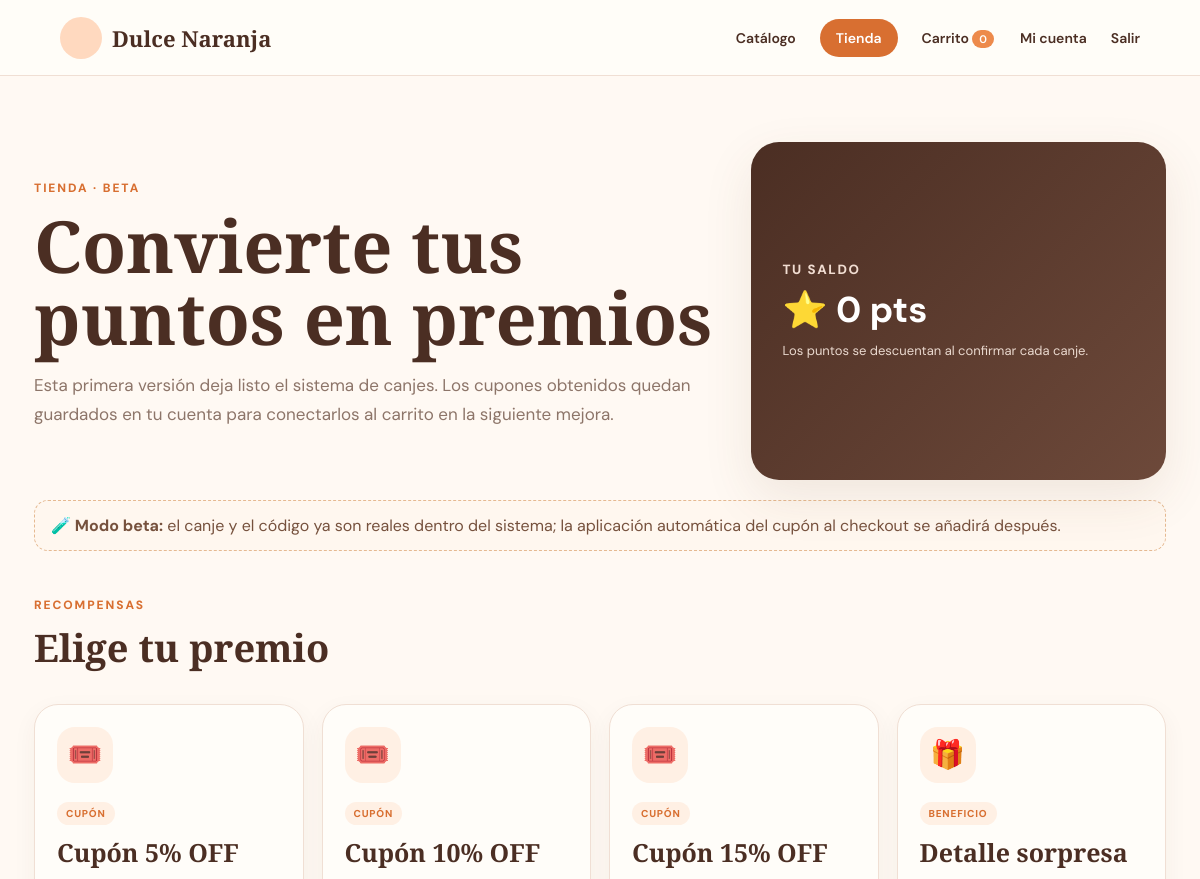
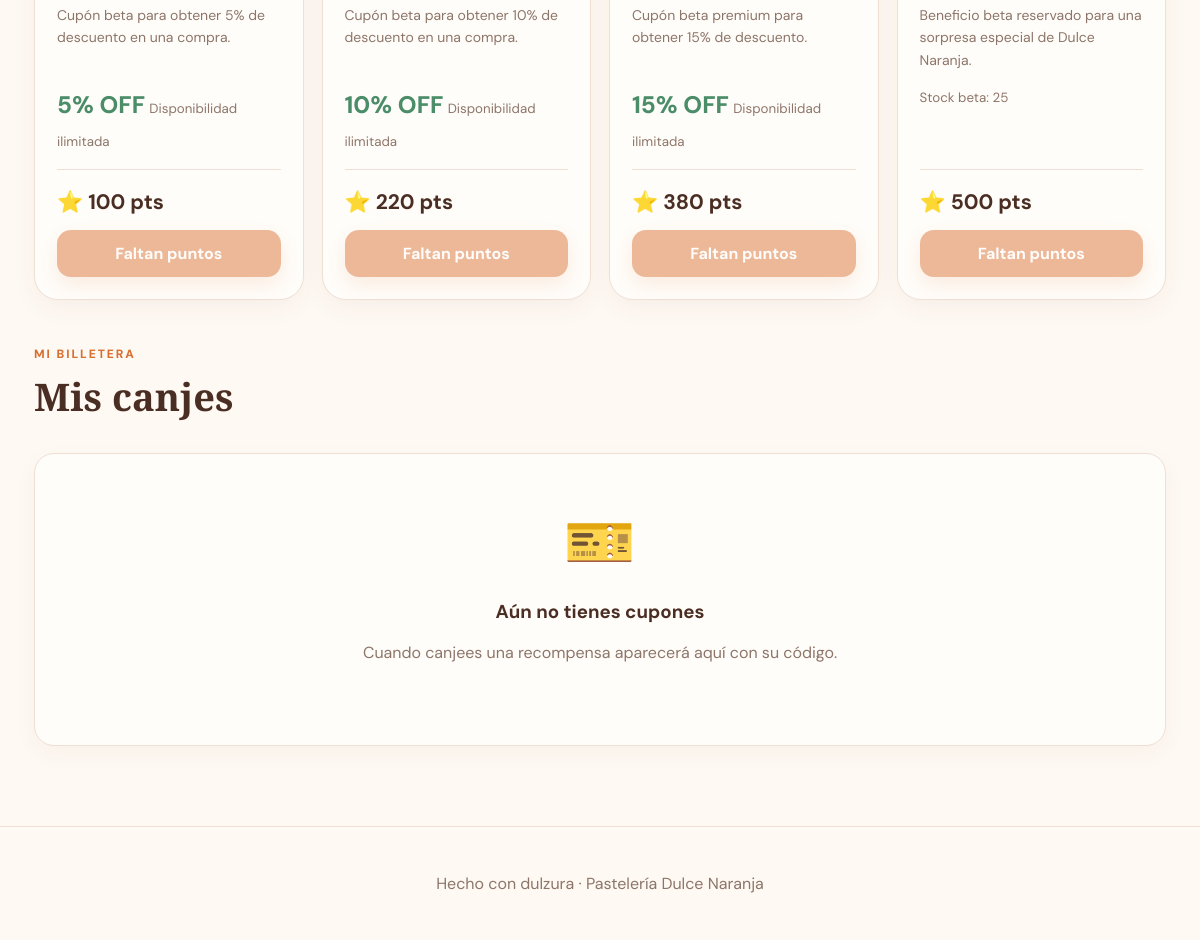
/tienda (signed in), run on the app's committed database (2 pictures, top to bottom).
### tables this page shows
CREATE TABLE `users` (
  `id` bigint(20) unsigned NOT NULL AUTO_INCREMENT,
  `role_id` int(10) unsigned NOT NULL,
  `first_name` varchar(80) NOT NULL,
  `second_name` varchar(80) DEFAULT NULL,
  `last_name` varchar(80) NOT NULL,
  `second_last_name` varchar(80) NOT NULL,
  `username` varchar(60) NOT NULL,
  `email` varchar(160) NOT NULL,
  `google_sub` varchar(255) DEFAULT NULL,
  `password_hash` varchar(255) NOT NULL,
  `points_balance` int(11) NOT NULL DEFAULT 0,
  `status` enum('ACTIVE','INACTIVE','BANNED') NOT NULL DEFAULT 'ACTIVE',
  `created_at` timestamp NULL DEFAULT current_timestamp(),
  `updated_at` timestamp NULL DEFAULT current_timestamp() ON UPDATE current_timestamp(),
  PRIMARY KEY (`id`),
  UNIQUE KEY `username` (`username`),
  UNIQUE KEY `email` (`email`),
  UNIQUE KEY `google_sub` (`google_sub`),
  KEY `idx_users_role` (`role_id`),
  KEY `idx_users_status` (`status`),
  CONSTRAINT `fk_users_role` FOREIGN KEY (`role_id`) REFERENCES `roles` (`id`)
);

CREATE TABLE IF NOT EXISTS store_items (
 id INT UNSIGNED AUTO_INCREMENT PRIMARY KEY,
 name VARCHAR(120) NOT NULL,
 description VARCHAR(255) NOT NULL,
 kind ENUM('COUPON','BENEFIT') NOT NULL DEFAULT 'COUPON',
 points_cost INT NOT NULL,
 discount_percent DECIMAL(5,2) NULL,
 stock INT NULL,
 status ENUM('ACTIVE','INACTIVE') NOT NULL DEFAULT 'ACTIVE',
 created_at TIMESTAMP DEFAULT CURRENT_TIMESTAMP,
 INDEX idx_store_items_status_points(status,points_cost)
);

### src/Helpers/View.php (called while the page is built, shortened)
<?php
final class View {
    public static function render(string $view,array $data=[]):void {
        extract($data,EXTR_SKIP); $base=dirname(__DIR__,2).'/views/';
        $viewFile=$base.$view.'.php'; if(!is_file($viewFile)){http_response_code(500);exit('Vista no encontrada');}
        $auth=Auth::user(); $flashes=Flash::all(); $title=$data['title']??'Pastelería Dulce Naranja';
        require $base.'components/header.php';
        require $viewFile; require $base.'components/footer.php';
    }
    public static function e(mixed $v):string { return htmlspecialchars((string)$v,ENT_QUOTES,'UTF-8'); }
}

### src/Controllers/StoreController.php (called while the page is built, shortened)
<?php
final class StoreController
{
    public function index(): void
    {
        $repo = new StoreRepository();
        $repo->ensureSchema();
        $user = Auth::user();
        View::render('cliente/store', [
            'title' => 'Tienda de puntos | Dulce Naranja',
            'items' => $repo->activeItems(),
            'redemptions' => $repo->userRedemptions((int)$user['id']),
        ]);
    }
}

### public/index.php (called while the page is built, shortened)
<?php
$r=new Router();
$r->add('GET','/',[HomeController::class,'home']);$r->add('GET','/catalog',[HomeController::class,'catalog']);$r->add('GET','/catalogo',[HomeController::class,'catalogo']);$r->add('GET','/product/{id}',[HomeController::class,'product']);$r->add('GET','/dashboard',[HomeController::class,'dashboard']);
$r->add('GET','/login',[AuthController::class,'loginForm']);$r->add('POST','/login',[AuthController::class,'login']);$r->add('GET','/register',[AuthController::class,'registerForm']);$r->add('POST','/register',[AuthController::class,'register']);$r->add('GET','/setup-admin',[AuthController::class,'setupForm']);$r->add('POST','/setup-admin',[AuthController::class,'setup']);$r->add('POST','/logout',[AuthController::class,'logout']);
$r->add('GET','/auth/google',[AuthController::class,'googleStart']);$r->add('GET','/auth/google/callback',[AuthController::class,'googleCallback']);
$r->add('GET','/cart',[CartController::class,'show']);$r->add('POST','/cart/add',[CartController::class,'add']);$r->add('POST','/cart/update',[CartController::class,'update']);$r->add('POST','/checkout',[CartController::class,'checkout']);
$r->add('GET','/profile',[ProfileController::class,'show']);$r->add('POST','/profile/update',[ProfileController::class,'updateProfile']);
$r->add('GET','/tienda',[StoreController::class,'index']);$r->add('POST','/tienda/canjear/{id}',[StoreController::class,'redeem']);
$r->add('POST','/profile/email/request-current',[ProfileController::class,'requestCurrentEmailCode']);$r->add('GET','/profile/email/verify-current',[ProfileController::class,'currentEmailCodeForm']);$r->add('POST','/profile/email/verify-current',[ProfileController::class,'verifyCurrentEmailCode']);
$r->add('GET','/profile/email/new',[ProfileController::class,'newEmailForm']);$r->add('POST','/profile/email/request-new',[ProfileController::class,'requestNewEmailCode']);$r->add('GET','/profile/email/verify-new',[ProfileController::class,'newEmailCodeForm']);$r->add('POST','/profile/email/verify-new',[ProfileController::class,'verifyNewEmailCode']);
$r->add('GET','/admin',[AdminController::class,'dashboard']);$r->add('GET','/admin/products',[AdminProductController::class,'index']);$r->add('GET','/admin/products/create',[AdminProductController::class,'create']);$r->add('POST','/admin/products',[AdminProductController::class,'store']);$r->add('GET','/admin/products/{id}/edit',[AdminProductController::class,'edit']);$r->add('POST','/admin/products/{id}/update',[AdminProductController::class,'update']);$r->add('POST','/admin/products/{id}/delete',[AdminProductController::class,'delete']);
$r->add('GET','/admin/categories',[AdminCategoryController::class,'index']);$r->add('POST','/admin/categories',[AdminCategoryController::class,'store']);$r->add('POST','/admin/categories/{id}/toggle',[AdminCategoryController::class,'toggle']);$r->add('GET','/admin/rewards',[AdminRewardController::class,'index']);$r->add('POST','/admin/rewards',[AdminRewardController::class,'store']);$r->add('POST','/admin/rewards/{id}/toggle',[AdminRewardController::class,'toggle']);
$r->add('GET','/admin/users',[AdminUserController::class,'index']);$r->add('POST','/admin/users/{id}/status',[AdminUserController::class,'status']);$r->add('POST','/admin/users/{id}/role',[AdminUserController::class,'requestRole']);$r->add('GET','/admin/users/role/verify',[AdminUserController::class,'verifyRoleForm']);$r->add('POST','/admin/users/role/verify',[AdminUserController::class,'verifyRole']);
$r->add('GET','/admin/orders',[AdminOrderController::class,'index']);$r->add('POST','/admin/orders/{id}/status',[AdminOrderController::class,'status']);
$r->add('GET','/admin/settings',[AdminSettingsController::class,'index']);$r->add('POST','/admin/settings',[AdminSettingsController::class,'save']);
$r->add('GET','/admin/reports',[AdminReportController::class,'index']);
$r->dispatch($_SERVER['REQUEST_METHOD'],$_SERVER['REQUEST_URI']);

### src/Helpers/Auth.php (called while the page is built, shortened)
<?php
final class Auth {
    public static function user(): ?array {
        $id=$_SESSION['user_id'] ?? null; if (!$id) return null;
        $st=Database::connection()->prepare('SELECT u.id,u.first_name,u.second_name,u.last_name,u.second_last_name,u.username,u.email,u.points_balance,u.status,r.name role FROM users u JOIN roles r ON r.id=u.role_id WHERE u.id=? LIMIT 1');
        $st->execute([$id]); return $st->fetch() ?: null;
    }
    public static function can(string $permission):bool {
        $u=self::user(); if(!$u)return false;
        $st=Database::connection()->prepare('SELECT COUNT(*) FROM role_permissions rp JOIN permissions p ON p.id=rp.permission_id JOIN roles r ON r.id=rp.role_id WHERE r.name=? AND p.name=?');
        $st->execute([$u['role'],$permission]); return (int)$st->fetchColumn()>0;
    }
    public static function canAccessManagement():bool { return self::can('dashboard.view'); }
}

### src/Config/Database.php (called while the page is built, shortened)
<?php
final class Database {
    private static ?PDO $pdo=null;
    public static function connection(): PDO {
        if (self::$pdo) return self::$pdo;
        $dsn=sprintf('mysql:host=%s;port=%s;dbname=%s;charset=utf8mb4', Env::get('DB_HOST','127.0.0.1'), Env::get('DB_PORT','3306'), Env::get('DB_NAME','pasteleria_db'));
        try {
            self::$pdo=new PDO($dsn, Env::get('DB_USER','root'), Env::get('DB_PASSWORD',''), [PDO::ATTR_ERRMODE=>PDO::ERRMODE_EXCEPTION, PDO::ATTR_DEFAULT_FETCH_MODE=>PDO::FETCH_ASSOC, PDO::ATTR_EMULATE_PREPARES=>false]);
            return self::$pdo;
        } catch (PDOException $e) { http_response_code(500); exit('No se pudo conectar a la base de datos. Revisa tu archivo .env y ejecuta database/schema.sql.'); }
    }
}

### src/Repositories/StoreRepository.php (called while the page is built, shortened)
<?php
final class StoreRepository
{
    public function activeItems(): array
    {
        $s = Database::connection()->query(
            "SELECT * FROM store_items WHERE status='ACTIVE' ORDER BY points_cost ASC, id ASC"
        );
        return $s->fetchAll();
    }
}

### views/cliente/store.php (the view, shortened to what this page needs)
<?php
$balance = (int)($auth['points_balance'] ?? 0);
?>
<section class="store-hero">
    <div>
        <span class="eyebrow">TIENDA · BETA</span>
        <h1>Convierte tus puntos en premios</h1>
        <p>Esta primera versión deja listo el sistema de canjes. Los cupones obtenidos quedan guardados en tu cuenta para conectarlos al carrito en la siguiente mejora.</p>
    </div>
    <div class="store-balance">
        <small>Tu saldo</small>
        <strong>⭐ <?=number_format($balance)?> pts</strong>
        <span>Los puntos se descuentan al confirmar cada canje.</span>
    </div>
</section>
<div class="store-beta-note">
    <b>🧪 Modo beta:</b> el canje y el código ya son reales dentro del sistema; la aplicación automática del cupón al checkout se añadirá después.
</div>
<section class="section-head store-section-head">
    <div>
        <span class="eyebrow">RECOMPENSAS</span>
        <h2>Elige tu premio</h2>
    </div>
</section>
<div class="store-grid">
    <?php foreach ($items as $item): ?>
        <?php
        $cost = (int)$item['points_cost'];
        $enough = $balance >= $cost;
        $inStock = $item['stock'] === null || (int)$item['stock'] > 0;
        $available = $enough && $inStock;
        ?>
        <article class="store-card">
            <div class="store-card-icon"><?=$item['kind']==='COUPON'?'🎟️':'🎁'?></div>
            <div class="store-card-copy">
                <span class="store-kind"><?=$item['kind']==='COUPON'?'Cupón':'Beneficio'?></span>
                <h3><?=View::e($item['name'])?></h3>
                <p><?=View::e($item['description'])?></p>
                <?php if ($item['discount_percent'] !== null): ?>
                    <div class="store-discount"><?=View::e(rtrim(rtrim(number_format((float)$item['discount_percent'],2,'.',''),'0'),'.'))?>% OFF</div>
                <?php endif; ?>
                <?php if ($item['stock'] !== null): ?>
                    <small>Stock beta: <?=max(0,(int)$item['stock'])?></small>
                <?php else: ?>
                    <small>Disponibilidad ilimitada</small>
                <?php endif; ?>
            </div>
            <div class="store-card-footer">
                <strong>⭐ <?=number_format($cost)?> pts</strong>
                <form method="post" action="/tienda/canjear/<?=$item['id']?>" onsubmit="return confirm('¿Canjear <?=number_format($cost)?> puntos por <?=View::e($item['name'])?>?');">
                    <button class="primary" <?=$available?'':'disabled'?>>
                        <?=$available?'Canjear':(!$inStock?'Agotado':'Faltan puntos')?>
                    </button>
                </form>
            </div>
        </article>
    <?php endforeach; ?>
</div>
<section class="section-head store-section-head">
    <div>
        <span class="eyebrow">MI BILLETERA</span>
        <h2>Mis canjes</h2>
    </div>
</section>
<section class="panel store-wallet">
    <?php if (!$redemptions): ?>
        <div class="empty store-empty">
            <span>🎫</span>
            <h3>Aún no tienes cupones</h3>
            <p class="muted">Cuando canjees una recompensa aparecerá aquí con su código.</p>
        </div>
    <?php endif; ?>
</section>

### src/Router.php (shortened to what this page needs)
<?php
final class Router {
    private array $routes=[];
    public function add(string $method,string $path,array $handler):void{$this->routes[]=[strtoupper($method),$path,$handler];}
    public function dispatch(string $method,string $uri):void{
        $path=parse_url($uri,PHP_URL_PATH) ?: '/';
        foreach($this->routes as [$m,$pattern,$handler]){
            if($m!==strtoupper($method)) continue;
            $regex=preg_replace('#\{([a-zA-Z_][a-zA-Z0-9_]*)\}#','(?P<$1>[^/]+)',$pattern); $regex='#^'.$regex.'$#';
            if(preg_match($regex,$path,$matches)){
                $params=array_filter($matches,'is_string',ARRAY_FILTER_USE_KEY); [$class,$fn]=$handler; (new $class())->$fn(...array_values($params)); return;
            }
        }
    }
}

### views/components/header.php (shortened to what this page needs)
<?php
$path = parse_url($_SERVER['REQUEST_URI'] ?? '/', PHP_URL_PATH) ?: '/';
$management = $auth && Auth::canAccessManagement();
$logoUrl = !$auth ? '/' : ($management ? '/admin' : '/catalogo');
$active = function (string $section) use ($path): string {
    if ($section === 'manage') {
        return str_starts_with($path, '/admin') ? ' active' : '';
    }
    if ($section === '/') {
        return $path === '/' ? ' active' : '';
    }
    return str_starts_with($path, $section) ? ' active' : '';
};
?>
<!doctype html>
<html lang="es">
<head>
    <link rel="stylesheet" href="/css/app.css">
    <link rel="stylesheet" href="/css/home.css">
</head>
<body>
<header class="topbar">
    <a class="brand" href="<?=View::e($logoUrl)?>" aria-label="<?= $auth ? 'Ir al inicio de la cuenta' : 'Ir a la presentación de Dulce Naranja' ?>">
        <span class="brand-mark" aria-hidden="true"></span>
        <span>Dulce Naranja</span>
    </a>
    <nav>
        <?php if ($auth): ?>
            <a class="<?=$active('/catalogo')?>" href="/catalogo">Catálogo</a>
            <a class="pill shop-pill<?=$active('/tienda')?>" href="/tienda">Tienda</a>
            <a class="<?=$active('/cart')?>" href="/cart">Carrito <span class="badge"><?=array_sum($_SESSION['cart'] ?? [])?></span></a>
            <a class="<?=$active('/profile')?>" href="/profile">Mi cuenta</a>
            <form class="inline" method="post" action="/logout">
                <button class="linkbtn">Salir</button>
            </form>
        <?php else: ?>
            <a class="<?=$active('/login')?>" href="/login">Ingresar</a>
            <a class="pill<?=$active('/register')?>" href="/register">Registrarse</a>
        <?php endif; ?>
    </nav>
</header>
<main class="container">

### views/components/footer.php
</main><footer><p>Hecho con dulzura · Pastelería Dulce Naranja</p></footer></body></html>

### data on the page
users: points_balance "0"
store_items: kind "CUPÓN", name "Cupón 5% OFF", description "Cupón beta para obtener 5% de descuento en una compra.", discount_percent "5", shows "Disponibilidad ilimitada", points_cost "100", shows "Faltan puntos"
store_items: kind "CUPÓN", name "Cupón 10% OFF", description "Cupón beta para obtener 10% de descuento en una compra.", discount_percent "10", shows "Disponibilidad ilimitada", points_cost "220", shows "Faltan puntos"
store_items: kind "CUPÓN", name "Cupón 15% OFF", description "Cupón beta premium para obtener 15% de descuento.", discount_percent "15", shows "Disponibilidad ilimitada", points_cost "380", shows "Faltan puntos"
store_items: kind "BENEFICIO", name "Detalle sorpresa", description "Beneficio beta reservado para una sorpresa especial de Dulce Naranja.", stock "25", points_cost "500", shows "Faltan puntos"
